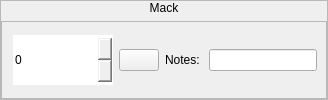
              <widget class="QFrame" name="orderFrame6">
               <property name="sizePolicy">
                <sizepolicy hsizetype="Preferred" vsizetype="Fixed">
                 <horstretch>0</horstretch>
                 <verstretch>0</verstretch>
                </sizepolicy>
               </property>
               <property name="minimumSize">
                <size>
                 <width>0</width>
                 <height>90</height>
                </size>
               </property>
               <property name="frameShape">
                <enum>QFrame::StyledPanel</enum>
               </property>
               <property name="frameShadow">
                <enum>QFrame::Raised</enum>
               </property>
               <layout class="QVBoxLayout" name="verticalLayout_21">
                <property name="leftMargin">
                 <number>0</number>
                </property>
                <property name="topMargin">
                 <number>0</number>
                </property>
                <property name="rightMargin">
                 <number>0</number>
                </property>
                <property name="bottomMargin">
                 <number>0</number>
                </property>
                <item>
                 <widget class="QLabel" name="order6Label">
                  <property name="sizePolicy">
                   <sizepolicy hsizetype="Preferred" vsizetype="Fixed">
                    <horstretch>0</horstretch>
                    <verstretch>0</verstretch>
                   </sizepolicy>
                  </property>
                  <property name="styleSheet">
                   <string notr="true">font: 20pt &quot;Footlight MT Light&quot;;
color: black;</string>
                  </property>
                  <property name="text">
                   <string>Mack</string>
                  </property>
                  <property name="alignment">
                   <set>Qt::AlignCenter</set>
                  </property>
                 </widget>
                </item>
                <item>
                 <widget class="QFrame" name="order6Btns">
                  <property name="frameShape">
                   <enum>QFrame::StyledPanel</enum>
                  </property>
                  <property name="frameShadow">
                   <enum>QFrame::Raised</enum>
                  </property>
                  <layout class="QHBoxLayout" name="horizontalLayout_21">
                   <property name="leftMargin">
                    <number>11</number>
                   </property>
                   <property name="topMargin">
                    <number>0</number>
                   </property>
                   <property name="bottomMargin">
                    <number>0</number>
                   </property>
                   <item>
                    <widget class="QSpinBox" name="order6Qty">
                     <property name="minimumSize">
                      <size>
                       <width>100</width>
                       <height>50</height>
                      </size>
                     </property>
                     <property name="maximumSize">
                      <size>
                       <width>100</width>
                       <height>16777215</height>
                      </size>
                     </property>
                     <property name="styleSheet">
                      <string notr="true">QSpinBox::up-button {
	image: url(:/icons/iconsImages/1200px-Green-Up-Arrow.svg.png);
}
QSpinBox::down-button {
	image: url(:/icons/iconsImages/1200px-RedDownArrow.svg.png);
}
QSpinBox{
	font: 22pt &quot;Arial&quot;;
	border: none;
}
</string>
                     </property>
                    </widget>
                   </item>
                   <item>
                    <widget class="QPushButton" name="order6CancelBtn">
                     <property name="text">
                      <string/>
                     </property>
                     <property name="icon">
                      <iconset resource="iconsImages.qrc">
                       <normaloff>:/icons/iconsImages/1024px-Black_close_x.svg.png</normaloff>:/icons/iconsImages/1024px-Black_close_x.svg.png</iconset>
                     </property>
                     <property name="iconSize">
                      <size>
                       <width>30</width>
                       <height>30</height>
                      </size>
                     </property>
                    </widget>
                   </item>
                   <item>
                    <widget class="QLabel" name="order6Lbl">
                     <property name="styleSheet">
                      <string notr="true">font: 12pt &quot;Arial&quot;;</string>
                     </property>
                     <property name="text">
                      <string>Notes: </string>
                     </property>
                    </widget>
                   </item>
                   <item>
                    <widget class="QLineEdit" name="order6Notes">
                     <property name="styleSheet">
                      <string notr="true">font: 12pt &quot;Arial&quot;;</string>
                     </property>
                     <property name="text">
                      <string/>
                     </property>
                    </widget>
                   </item>
                  </layout>
                 </widget>
                </item>
               </layout>
              </widget>
